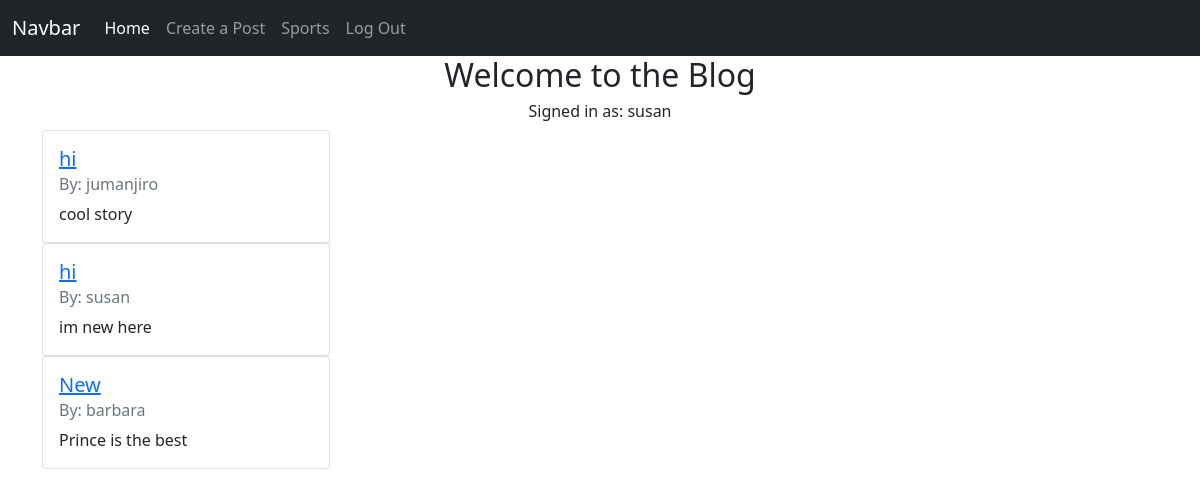
The app's page / (signed in) with its own data.
### app/models.py (models this page shows, shortened)
class User(db.Model, UserMixin):
    id = db.Column(db.Integer, primary_key=True)
    email = db.Column(db.String(50), nullable=False, unique=True)
    username = db.Column(db.String(50), nullable=False, unique=True)
    password = db.Column(db.String(256), nullable=False)
    date_created = db.Column(db.DateTime, nullable=False, default=datetime.utcnow)
    posts = db.relationship('Post', backref='author', lazy='dynamic')

class Post(db.Model):
    id = db.Column(db.Integer, primary_key=True)
    title = db.Column(db.String(50), nullable=False)
    body = db.Column(db.String(255), nullable=False)
    date_created = db.Column(db.DateTime, nullable=False, default=datetime.utcnow)
    user_id = db.Column(db.Integer, db.ForeignKey('user.id'))

### app/routes.py (the view)
@app.route('/')
def index():
    posts = Post.query.all()
    return render_template('index.html', posts=posts)

### app/models.py (called while the page is built)
@login.user_loader
def load_user(user_id):
    return User.query.get(user_id)

### app/templates/index.html (shortened to what this page needs)
{% extends 'base.html' %}
{% block content %}
<h2 class="text-center">Welcome to the Blog</h2>
{% if current_user.is_authenticated %}
    <h6 class="text-center">Signed in as: {{ current_user.username }}</h6>
    {% for post in posts %}
        <div class="card" style="width: 18rem;">
            <div class="card-body">
                <a href="{{ url_for('view_post', post_id=post.id) }}">
                    <h5 class="card-title">{{ post.title }}</h5>
                </a>
                <h6 class="card-subtitle mb-2 text-muted">By: {{ post.author.username }}</h6>
                <p class="card-text">{{ post.body }}</p>
            </div>
        </div>
    {% endfor %}
{% else %}
    <h4 class="text-center">Please Sign Up or Log In to view posts</h4>
{% endif %}
{% endblock content %}

### records on screen
User: username "susan"
Post: title "hi", author.username "jumanjiro", body "cool story"
Post: title "hi", author.username "susan", body "im new here"
Post: title "New", author.username "barbara", body "Prince is the best"
